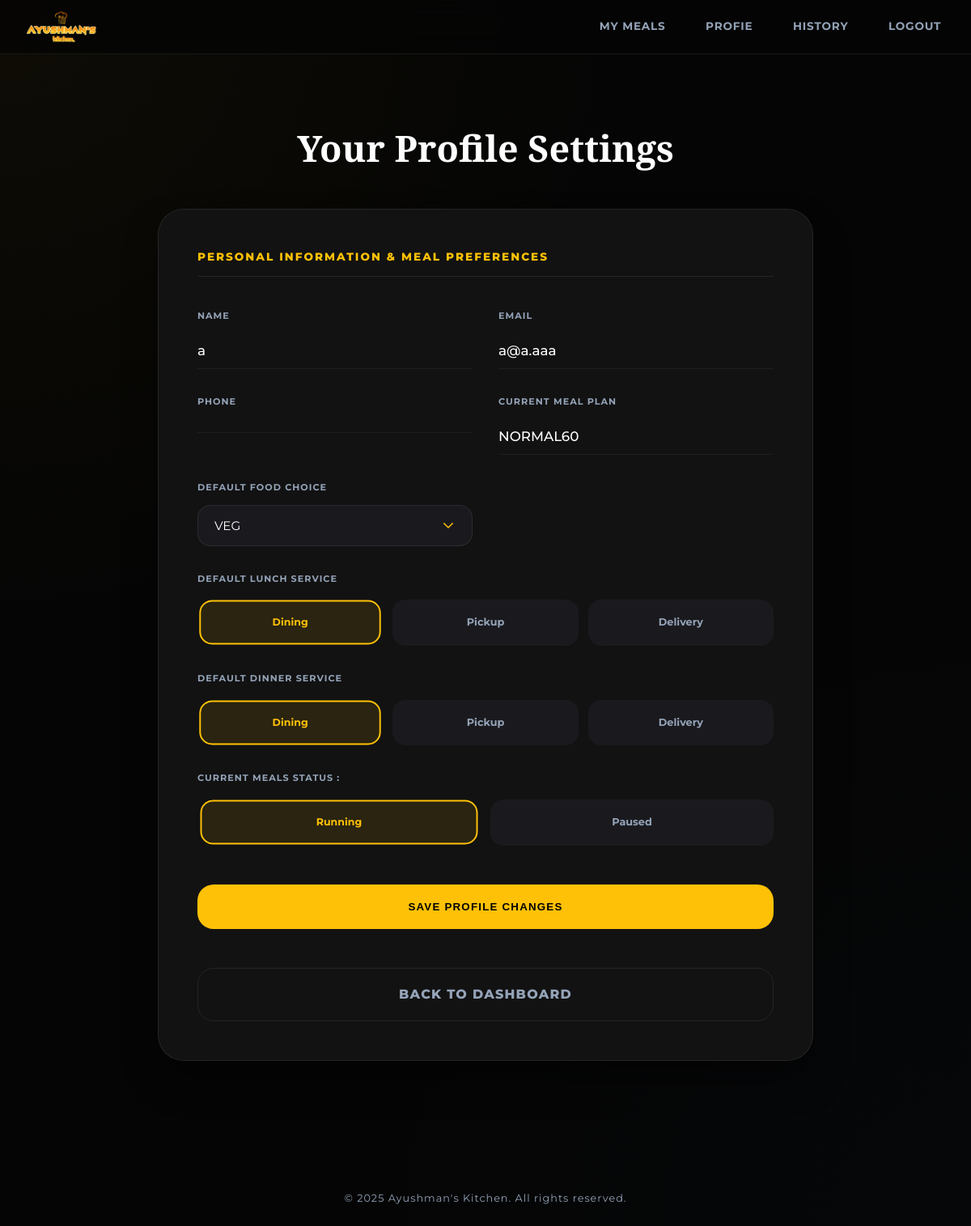
Page /user-profile (signed in) on the earlier database version.
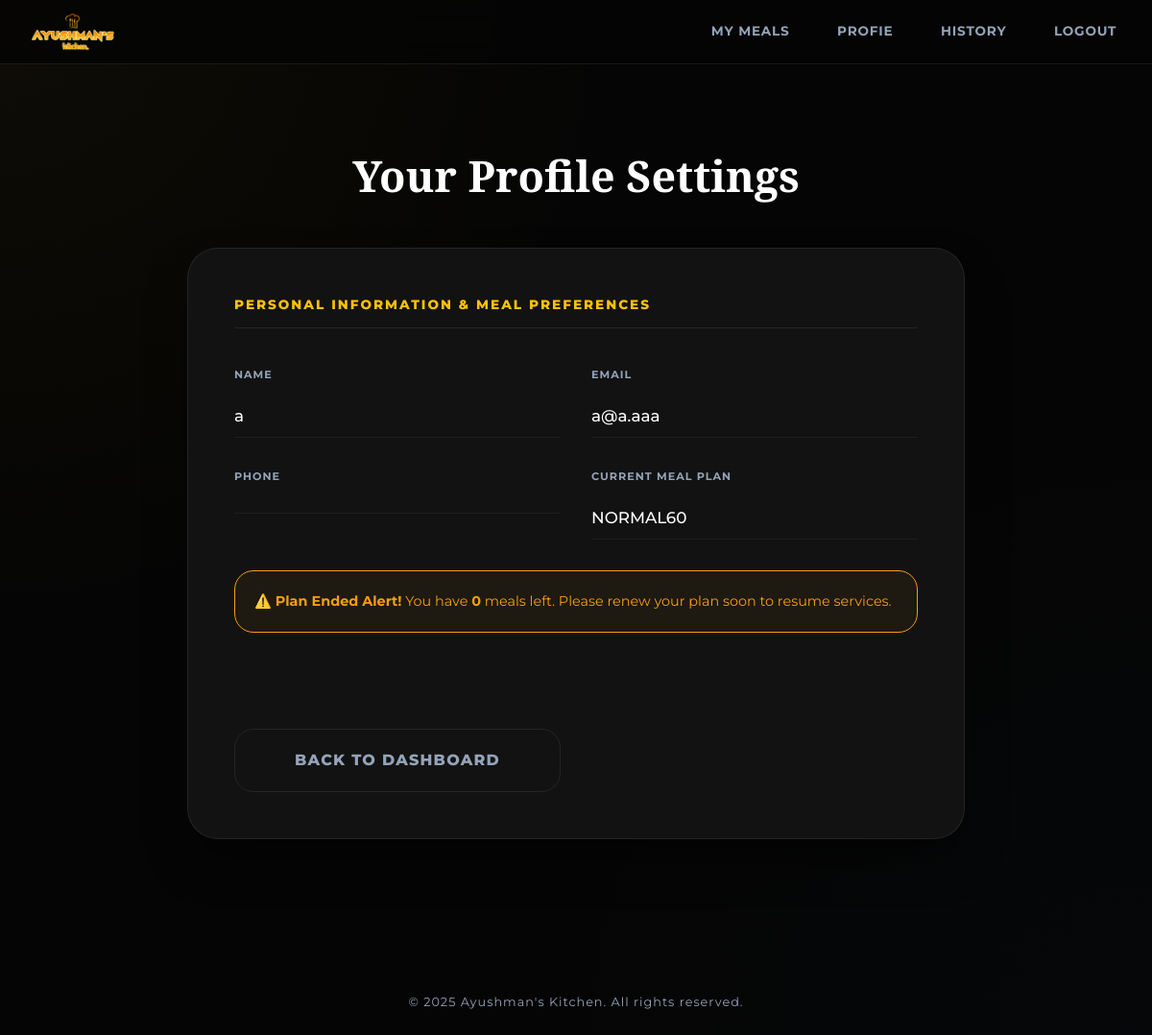
Same page on the later database version.
### Customers/views.py (the view, shortened to what this page needs)
# urls.py: path('user-profile', user_profile,name="user_profile"),
@login_required
def user_profile(request):
    user=request.user
    return render(request,'Customer/user-profile.html')

### templates/Customer/user-profile.html (shortened to what the changed rows need)
{% load static %}
<!DOCTYPE html>
<html lang="en">
<head>
    <link rel="stylesheet" href={% static "Customer/styles-user-profile.css" %}>
</head>
<body>
    <main class="user-page">
        <div class="user-container">
            <h1 class="page-title">Your Profile Settings</h1>
            <section class="profile-card">
                <form method="POST" action="{% url 'user_profile' %}">
                    <h2 class="section-title">Personal Information & Meal Preferences</h2>
                    <div class="profile-info-grid">
                        {% if request.user.paused_subscription %}
                                     <div class="message-banner warning" role="alert">
                                <p>
                                    ⚠️ <strong>Plan Ended Alert!</strong>
                                    You have <strong>0</strong> meals left.
                                    Please renew your plan soon to resume services.
                                </p>
                            </div>
                        {% else %}
                                <div class="info-group">
                                    <label for="defaultFood" class="info-label">Default Food Choice</label>
                                    <select id="defaultFood" class="select-field" name="default_meal_choice">
                                        <option value="VEG" {% if request.user.default_meal_choice == "VEG" %}selected{% endif %}>VEG</option>
                                    </select>
                                </div>
                            {% if request.user.lunch_status_active %}
                            <div class="info-group">
                                <span class="info-label">Default Lunch Service</span>
                                <div class="default-service-options radio-group">
                                    <label for="def-lunch-dining" class="radio-label btn-dining">Dining</label>
                                    <label for="def-lunch-pickup" class="radio-label btn-pickup">Pickup</label>
                                    <label for="def-lunch-delivery" class="radio-label btn-delivery">Delivery</label>
                                </div>
                            </div>
                            {% endif %}
                            {% if request.user.dinner_status_active %}
                            <div class="info-group">
                                <span class="info-label">Default Dinner Service</span>
                                <div class="default-service-options radio-group">
                                    <label for="def-dinner-dining" class="radio-label btn-dining">Dining</label>
                                    <label for="def-dinner-pickup" class="radio-label btn-pickup">Pickup</label>
                                    <label for="def-dinner-delivery" class="radio-label btn-delivery">Delivery</label>
                                </div>
                            </div>
                            {% endif %}
                            <div class="info-group">
                                <span class="info-label">Current Meals Status :</span>
                                <div class="default-service-options radio-group">
                                    <label for="status-available" class="radio-label btn-dining">Running</label>
                                    <label for="status-not-available" class="radio-label btn-cancel">Paused</label>
                                </div>
                            </div>
                    </div>
                    <div class="profile-actions">
                        <button class="btn btn-primary">Save Profile Changes</button>
                    </div>
                    {% endif %}
                </form>
            </section>
        </div>
    </main>
</body>
</html>

Differences in the rows shown:
changed Customer "a@a.aaa": paused_subscription False → True (drawn)
Other differences:
form field default_meal_choice: "VEG" → (not shown)
text no longer shown: "DEFAULT FOOD CHOICE DEFAULT LUNCH SERVICE Dining Pickup Delivery DEFAULT DINNER SERVICE Dining Pickup Delivery CURRENT MEALS STATUS : Running Paused SAVE PROFILE CHANGES"
text now shown: "⚠️ Plan Ended Alert! You have 0 meals left. Please renew your plan soon to resume services."
